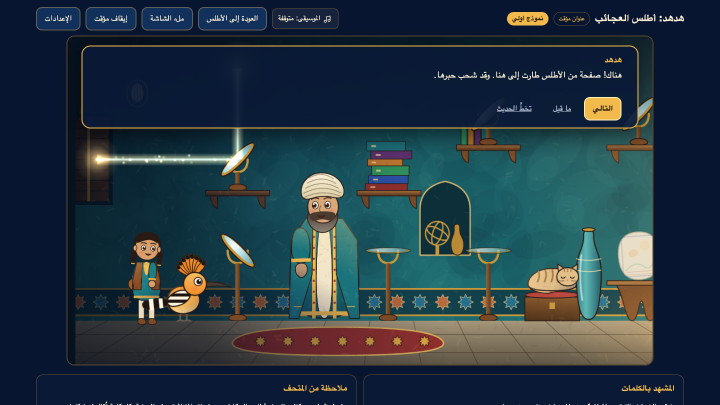
#> input picture docs/gaming/evidence/hudhud/browser-a11y-soak/hudhud-a11y-ar-talk.png, 1440 x 810 px (shown at 1/2 size); its folder holds 2 pictures in this run
$ python pack.py ../../../docs/gaming/evidence/hudhud/browser-a11y-soak out
#> lines starting #> are read from the running program, lines starting #| are printed output that depends on the picture
#!/usr/bin/env python3
"""Pack transparent PNG parts into 2048×2048 WebP atlases for Hudhud.

No art is bundled with this tool. A production input folder contains PNG parts;
each part may have a `<name>.part.json` sidecar with pivot and provenance:

  {"pivot":{"x":0.5,"y":0.5},"maker":"...","licence":"..."}

Pivot x/y are normalized within the source part (0 at the left/top, 1 at the
right/bottom). The Phaser frame map carries the same normalized pivot as extra
metadata; the manifest also records pixel pivot coordinates.

Usage:
  python3 art/hudhud/pack.py <parts-folder> <out-folder> [--name NAME]
  python3 art/hudhud/pack.py <parts-folder> <out-folder> [--name NAME] --check
"""
from __future__ import annotations

import hashlib
import json
import sys
from dataclasses import dataclass
from pathlib import Path

try:
    from PIL import Image
except ImportError:  # Pillow is already used by repository media tooling.
    raise SystemExit("Pillow is required: the repository's media/image tooling already uses it")

SIZE = 2048
PAD = 2


def sha(path: Path) -> str:
    return hashlib.sha256(path.read_bytes()).hexdigest()


@dataclass
class Part:
    path: Path
    name: str
    image: Image.Image
    pivot: dict[str, float]
    maker: str
    licence: str


def load_parts(folder: Path) -> list[Part]:
    files = sorted(p for p in folder.iterdir() if p.suffix.lower() == ".png" and not p.name.startswith("."))
    if not files:
        raise SystemExit(f"no PNG parts in {folder}")
    out = []
    for path in files:
        sidecar = path.with_suffix(".part.json")
        meta = {}
        if sidecar.exists():
            try:
                meta = json.loads(sidecar.read_text())
            except Exception as exc:
                raise SystemExit(f"{sidecar.name}: invalid JSON: {exc}")
        pivot = meta.get("pivot", {"x": 0.5, "y": 0.5})
        try:
            px, py = float(pivot["x"]), float(pivot["y"])
        except Exception:
            raise SystemExit(f"{sidecar.name}: pivot must contain numeric x and y")
        if not (0 <= px <= 1 and 0 <= py <= 1):
            raise SystemExit(f"{sidecar.name}: pivot x/y must be normalized between 0 and 1")
        im = Image.open(path).convert("RGBA")
        if im.width > SIZE - PAD * 2 or im.height > SIZE - PAD * 2:
            raise SystemExit(f"{path.name}: {im.width}×{im.height} cannot fit a {SIZE} atlas with padding")
        out.append(Part(
            path=path,
            name=path.stem,
            image=im,
            pivot={"x": px, "y": py},
            maker=str(meta.get("maker", "unspecified")),
            licence=str(meta.get("licence", "unspecified")),
        ))
    return out


def pack(parts: list[Part]) -> list[list[tuple[Part, int, int]]]:
    """Shelf-pack parts. Deterministic; adequate for cut-out game parts."""
    ordered = sorted(parts, key=lambda p: (-p.image.height, -p.image.width, p.name))
    atlases: list[list[tuple[Part, int, int]]] = []
    current: list[tuple[Part, int, int]] = []
    x = y = PAD
    shelf_h = 0
    for part in ordered:
        w, h = part.image.size
        if x + w + PAD > SIZE:
            x = PAD
            y += shelf_h + PAD
            shelf_h = 0
        if y + h + PAD > SIZE:
            atlases.append(current)
            current = []
            x = y = PAD
            shelf_h = 0
        current.append((part, x, y))
        x += w + PAD
        shelf_h = max(shelf_h, h)
    if current:
        atlases.append(current)
    return atlases


def frame_map(placed: list[tuple[Part, int, int]]) -> dict:
    frames = {}
    for part, x, y in placed:
        w, h = part.image.size
        frames[part.name] = {
            "frame": {"x": x, "y": y, "w": w, "h": h},
            "rotated": False,
            "trimmed": False,
            "spriteSourceSize": {"x": 0, "y": 0, "w": w, "h": h},
            "sourceSize": {"w": w, "h": h},
            "pivot": part.pivot,
        }
    return {
        "frames": frames,
        "meta": {
            "app": "islam.museum hudhud atlas pipeline",
            "version": "1.0",
            "format": "RGBA8888",
            "size": {"w": SIZE, "h": SIZE},
            "scale": "1",
        },
    }


def write(parts_folder: Path, out_folder: Path, name: str) -> dict:
    parts = load_parts(parts_folder)
    atlases = pack(parts)
    out_folder.mkdir(parents=True, exist_ok=True)
    manifest_atlases = []
    for index, placed in enumerate(atlases):
        suffix = str(index) if len(atlases) > 1 else ""
        atlas_name = f"{name}{suffix}"
        image_path = out_folder / f"{atlas_name}.webp"
        canvas = Image.new("RGBA", (SIZE, SIZE), (0, 0, 0, 0))
        entries = []
        for part, x, y in placed:
            canvas.alpha_composite(part.image, (x, y))
            w, h = part.image.size
            entries.append({
                "frame": part.name,
                "sourceFile": part.path.name,
                "sha256": sha(part.path),
                "dimensions": {"w": w, "h": h},
                "atlasPosition": {"x": x, "y": y},
                "pivot": {
                    "normalized": part.pivot,
                    "pixels": {"x": round(part.pivot["x"] * w, 4), "y": round(part.pivot["y"] * h, 4)},
                },
                "decodedBytes": w * h * 4,
                "provenance": {
                    "maker": part.maker,
                    "licence": part.licence,
                    "transformations": ["converted to RGBA", "packed without scaling or rotation", "lossless WebP"],
                },
            })
        canvas.save(image_path, "WEBP", lossless=True, quality=100, method=4)
        frames = frame_map(placed)
        frames["meta"]["image"] = image_path.name
        json_path = out_folder / f"{atlas_name}.json"
        json_path.write_text(json.dumps(frames, indent=2, sort_keys=True) + "\n")
        manifest_atlases.append({
            "id": atlas_name,
            "image": {"path": image_path.name, "width": SIZE, "height": SIZE, "bytes": image_path.stat().st_size, "sha256": sha(image_path)},
            "frameMap": {"path": json_path.name, "bytes": json_path.stat().st_size, "sha256": sha(json_path), "format": "phaser-json-hash"},
            "parts": entries,
        })
    return {
        "format": "im.hudhud.texture-atlases",
        "version": 1,
        "atlasSize": SIZE,
        "padding": PAD,
        "input": str(parts_folder),
        "atlases": manifest_atlases,
    }


def write_manifest(out_folder: Path, name: str, manifest: dict) -> Path:
    path = out_folder / f"{name}.manifest.json"
    path.write_text(json.dumps(manifest, indent=2, sort_keys=True) + "\n")
    return path


def check(parts_folder: Path, out_folder: Path, name: str) -> None:
    parts = load_parts(parts_folder)
    manifest_path = out_folder / f"{name}.manifest.json"
    if not manifest_path.exists():
        raise SystemExit(f"missing manifest: run without --check first ({manifest_path})")
    manifest = json.loads(manifest_path.read_text())
    if manifest.get("format") != "im.hudhud.texture-atlases":
        raise SystemExit("manifest format is not im.hudhud.texture-atlases")
    recorded = {}
    errors = []
    for atlas in manifest.get("atlases", []):
        for kind in ["image", "frameMap"]:
            item = atlas.get(kind, {})
            path = out_folder / item.get("path", "")
            if not path.exists():
                errors.append(f"missing {item.get('path')}")
            elif sha(path) != item.get("sha256"):
                errors.append(f"{path.name} changed since the manifest was renewed")
        for part in atlas.get("parts", []):
            recorded[part["sourceFile"]] = part
    current = {p.path.name: p for p in parts}
    if set(current) != set(recorded):
        errors.append(f"input files differ: current {sorted(set(current)-set(recorded)) or 'none extra'}; missing {sorted(set(recorded)-set(current)) or 'none'}")
    for filename, part in current.items():
        old = recorded.get(filename)
        if old and sha(part.path) != old.get("sha256"):
            errors.append(f"source changed without renewing the manifest: {filename}")
    if errors:
        raise SystemExit("atlas check failed:\n- " + "\n- ".join(errors))
    print(f"atlas check passed: {len(parts)} parts, {len(manifest.get('atlases', []))} atlas(es)")


def main() -> None:
    import argparse
    parser = argparse.ArgumentParser(description="pack Hudhud PNG parts into 2048 WebP atlases")
    parser.add_argument("parts_folder")
    parser.add_argument("out_folder")
    parser.add_argument("--name", default="hudhud")
    parser.add_argument("--check", action="store_true")
    ns = parser.parse_args()
    checking = ns.check
    name = ns.name
    parts_folder, out_folder = Path(ns.parts_folder), Path(ns.out_folder)
    if checking:
        check(parts_folder, out_folder, name)
        return
    manifest = write(parts_folder, out_folder, name)
#> in write, `parts = load_parts(parts_folder)`: parts = 1 item
#> the loop in pack, `for part in ordered:` made 1 pass
#> (w, h, x, shelf_h) on pass 1: (1440, 810, 1444, 810)
#> after the loop in pack, `for part in ordered:`: atlases = []; current = 1 item; shelf_h = 810; x = 1444; y = 2
#> in write, `atlases = pack(parts)`: atlases = 1 item
#> the loop in write, `for index, placed in enumerate(atlases):` made 1 pass
#> (suffix, atlas_name) on pass 1: ('', 'hudhud')
#> pass 1, in write, `canvas.save(image_path, "WEBP", lossless=True, quality=100, method=4)`:
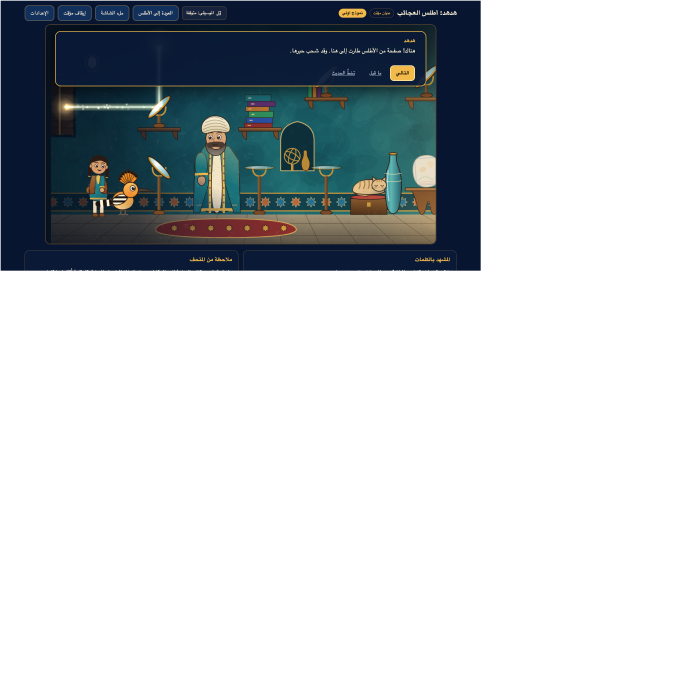
#> saved as hudhud.webp: PIL image 2048x2048 RGBA (shown at 1/3 size); mean R, G, B, A 10.5, 15.4, 18.4, 70.9; transparent parts drawn white
#> manifest = 6 items
    path = write_manifest(out_folder, name, manifest)
    if len(manifest["atlases"]) > 1:
        print(f"needed {len(manifest['atlases'])} atlases at 2048×2048; no larger atlas was written")
    print(f"wrote {len(manifest['atlases'])} atlas(es); manifest {path}")
#| wrote 1 atlas(es); manifest out/hudhud.manifest.json


if __name__ == "__main__":
    main()
